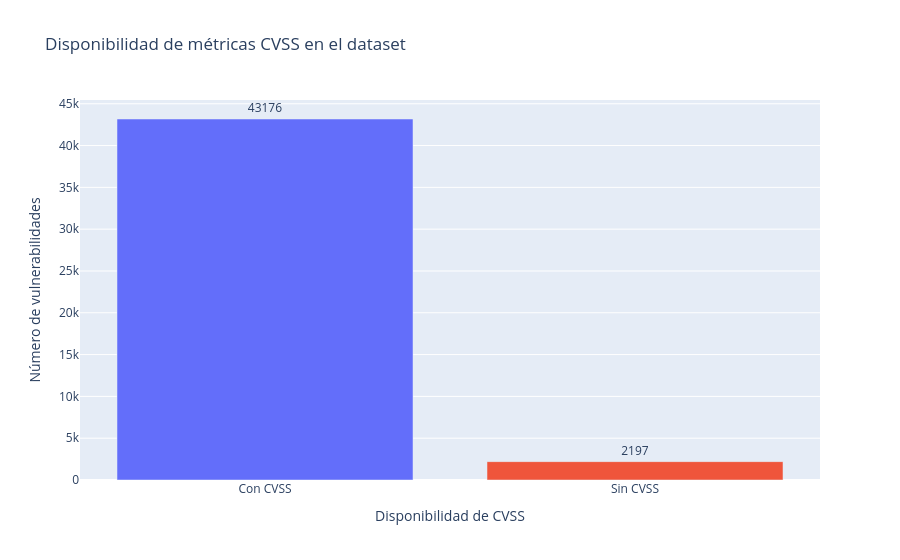

Notebook code for this chart:
### Markdown cell above
### 3.1 Primeros resultados del análisis

Después de cargar el dataset,
contiene 45.373 vulnerabilidades.

De todas ellas, 43.176 tienen alguna métrica
CVSS y 2.197 no tienen esta información.

Esto significa que mas o menos el 95,16 %
de los registros cuentan con datos de evaluación
CVSS, mientras que al 4,84 % les falta.

También he comprobado que no hay identificadores
CVE duplicados, por lo tanto es positivo porque
evita contar dos veces la misma vulnerabilidad.

Esto me ayuda a conocer mejor
la calidad de los datos antes de entrenar
los modelos.

### ¿Qué significa esto para una empresa?

Para una empresa pues es necesario el saber qué
vulnerabilidades tienen información suficiente
para poder analizarlas.

Las que no tienen una evaluación CVSS necesitarán
una revisión adicional, ya que no podemos
dar por hecho su nivel de gravedad.

### Code cell
# Gráfico de disponibilidad de métricas CVSS

resumen_cvss = (
    df["tiene_cvss"]
    .map({True: "Con CVSS", False: "Sin CVSS"})
    .value_counts()
    .rename_axis("Estado")
    .reset_index(name="Cantidad")
)

fig = px.bar(
    resumen_cvss,
    x="Estado",
    y="Cantidad",
    color="Estado",
    text="Cantidad",
    title="Disponibilidad de métricas CVSS en el dataset",
    labels={
        "Estado": "Disponibilidad de CVSS",
        "Cantidad": "Número de vulnerabilidades"
    }
)

fig.update_traces(textposition="outside")
fig.update_layout(showlegend=False)
fig.show()

### Figure 1 — Plotly figure (JSON) as saved in the notebook; plotly's stock layout.template omitted (floating-point values rounded to 4 significant figures)
{"data": [{"hovertemplate": "Disponibilidad de CVSS=%{x}<br>Número de vulnerabilidades=%{text}<extra></extra>", "legendgroup": "Con CVSS", "marker": {"color": "#636efa", "pattern": {"shape": ""}}, "name": "Con CVSS", "orientation": "v", "showlegend": true, "text": [43180.0], "textposition": "outside", "type": "bar", "x": ["Con CVSS"], "xaxis": "x", "y": [43176], "yaxis": "y"}, {"hovertemplate": "Disponibilidad de CVSS=%{x}<br>Número de vulnerabilidades=%{text}<extra></extra>", "legendgroup": "Sin CVSS", "marker": {"color": "#EF553B", "pattern": {"shape": ""}}, "name": "Sin CVSS", "orientation": "v", "showlegend": true, "text": [2197.0], "textposition": "outside", "type": "bar", "x": ["Sin CVSS"], "xaxis": "x", "y": [2197], "yaxis": "y"}], "layout": {"barmode": "relative", "legend": {"title": {"text": "Disponibilidad de CVSS"}, "tracegroupgap": 0}, "showlegend": false, "title": {"text": "Disponibilidad de métricas CVSS en el dataset"}, "xaxis": {"anchor": "y", "categoryarray": ["Con CVSS", "Sin CVSS"], "categoryorder": "array", "domain": [0, 1], "title": {"text": "Disponibilidad de CVSS"}}, "yaxis": {"anchor": "x", "domain": [0, 1], "title": {"text": "Número de vulnerabilidades"}}}}
